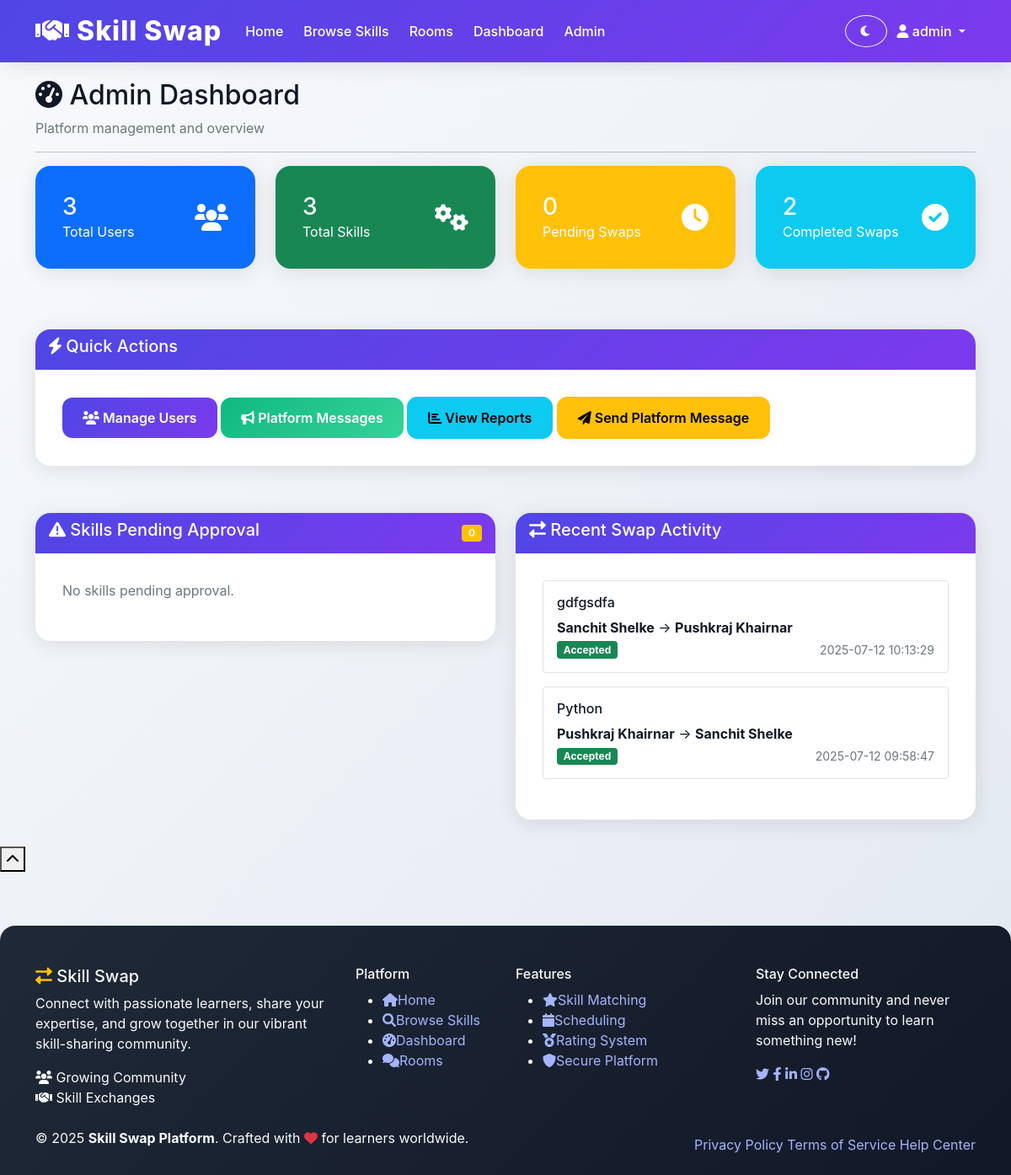
The page /admin (signed in) on the database its author committed.
### tables this page shows
CREATE TABLE swap_requests (
            id INTEGER PRIMARY KEY AUTOINCREMENT,
            requester_id INTEGER,
            provider_id INTEGER,
            offered_skill_id INTEGER,
            wanted_skill TEXT,
            message TEXT,
            status TEXT DEFAULT 'pending',
            created_at TIMESTAMP DEFAULT CURRENT_TIMESTAMP,
            updated_at TIMESTAMP DEFAULT CURRENT_TIMESTAMP,
            FOREIGN KEY (requester_id) REFERENCES users (id),
            FOREIGN KEY (provider_id) REFERENCES users (id),
            FOREIGN KEY (offered_skill_id) REFERENCES skills_offered (id)
        );

CREATE TABLE skills_offered (
            id INTEGER PRIMARY KEY AUTOINCREMENT,
            user_id INTEGER,
            skill_name TEXT NOT NULL,
            description TEXT,
            is_approved INTEGER DEFAULT 1,
            created_at TIMESTAMP DEFAULT CURRENT_TIMESTAMP,
            FOREIGN KEY (user_id) REFERENCES users (id)
        );

CREATE TABLE users (
            id INTEGER PRIMARY KEY AUTOINCREMENT,
            username TEXT UNIQUE NOT NULL,
            email TEXT UNIQUE NOT NULL,
            password_hash TEXT NOT NULL,
            name TEXT NOT NULL,
            location TEXT,
            profile_photo TEXT,
            is_public INTEGER DEFAULT 1,
            availability TEXT,
            is_admin INTEGER DEFAULT 0,
            is_banned INTEGER DEFAULT 0,
            created_at TIMESTAMP DEFAULT CURRENT_TIMESTAMP
        );

### app.py (the view)
@app.route('/admin')
def admin_dashboard():
    if 'user_id' not in session or not session.get('is_admin'):
        flash('Access denied!')
        return redirect(url_for('login'))
    conn = get_db_connection()
    stats = {
        'total_users': conn.execute('SELECT COUNT(*) as count FROM users WHERE is_admin = 0').fetchone()['count'],
        'total_skills': conn.execute('SELECT COUNT(*) as count FROM skills_offered').fetchone()['count'],
        'pending_swaps': conn.execute('SELECT COUNT(*) as count FROM swap_requests WHERE status = "pending"').fetchone()['count'],
        'completed_swaps': conn.execute('SELECT COUNT(*) as count FROM swap_requests WHERE status = "accepted"').fetchone()['count']
    }
    unapproved_skills = conn.execute('''
        SELECT so.*, u.name, u.username
        FROM skills_offered so
        JOIN users u ON so.user_id = u.id
        WHERE so.is_approved = 0
        ORDER BY so.created_at DESC
    ''').fetchall()
    recent_swaps = conn.execute('''
        SELECT sr.*, u1.name as requester_name, u2.name as provider_name, so.skill_name
        FROM swap_requests sr
        JOIN users u1 ON sr.requester_id = u1.id
        JOIN users u2 ON sr.provider_id = u2.id
        JOIN skills_offered so ON sr.offered_skill_id = so.id
        ORDER BY sr.created_at DESC
        LIMIT 10
    ''').fetchall()
    conn.close()
    return render_template('admin_dashboard.html', stats=stats,
                         unapproved_skills=unapproved_skills, recent_swaps=recent_swaps)

### app.py (called while the page is built)
def get_db_connection():
    conn = sqlite3.connect('skillswap.db')
    conn.row_factory = sqlite3.Row
    return conn

### templates/admin_dashboard.html (shortened to what this page needs)
{% extends "base.html" %}
{% block content %}
<div class="row">
    <div class="col-md-12">
        <h2><i class="fas fa-tachometer-alt"></i> Admin Dashboard</h2>
        <p class="text-muted">Platform management and overview</p>
        <hr>
    </div>
</div>
<div class="row mb-4">
    <div class="col-lg-3 col-md-6 mb-3">
        <div class="card bg-primary text-white">
            <div class="card-body">
                <div class="d-flex justify-content-between align-items-center">
                    <div>
                        <h3 class="mb-0">{{ stats.total_users }}</h3>
                        <p class="mb-0">Total Users</p>
                    </div>
                    <i class="fas fa-users fa-2x"></i>
                </div>
            </div>
        </div>
    </div>
    <div class="col-lg-3 col-md-6 mb-3">
        <div class="card bg-success text-white">
            <div class="card-body">
                <div class="d-flex justify-content-between align-items-center">
                    <div>
                        <h3 class="mb-0">{{ stats.total_skills }}</h3>
                        <p class="mb-0">Total Skills</p>
                    </div>
                    <i class="fas fa-cogs fa-2x"></i>
                </div>
            </div>
        </div>
    </div>
    <div class="col-lg-3 col-md-6 mb-3">
        <div class="card bg-warning text-white">
            <div class="card-body">
                <div class="d-flex justify-content-between align-items-center">
                    <div>
                        <h3 class="mb-0">{{ stats.pending_swaps }}</h3>
                        <p class="mb-0">Pending Swaps</p>
                    </div>
                    <i class="fas fa-clock fa-2x"></i>
                </div>
            </div>
        </div>
    </div>
    <div class="col-lg-3 col-md-6 mb-3">
        <div class="card bg-info text-white">
            <div class="card-body">
                <div class="d-flex justify-content-between align-items-center">
                    <div>
                        <h3 class="mb-0">{{ stats.completed_swaps }}</h3>
                        <p class="mb-0">Completed Swaps</p>
                    </div>
                    <i class="fas fa-check-circle fa-2x"></i>
                </div>
            </div>
        </div>
    </div>
</div>
<div class="row mb-4">
    <div class="col-md-12">
        <div class="card">
            <div class="card-header">
                <h5><i class="fas fa-bolt"></i> Quick Actions</h5>
            </div>
            <div class="card-body">
                <div class="d-grid gap-2 d-md-block">
                    <a href="{{ url_for('admin_users') }}" class="btn btn-primary">
                        <i class="fas fa-users"></i> Manage Users
                    </a>
                    <a href="{{ url_for('admin_messages') }}" class="btn btn-success">
                        <i class="fas fa-bullhorn"></i> Platform Messages
                    </a>
                    <a href="{{ url_for('admin_reports') }}" class="btn btn-info">
                        <i class="fas fa-chart-bar"></i> View Reports
                    </a>
                    <button class="btn btn-warning" data-bs-toggle="modal" data-bs-target="#sendMessageModal">
                        <i class="fas fa-paper-plane"></i> Send Platform Message
                    </button>
                </div>
            </div>
        </div>
    </div>
</div>
<div class="row">
    <div class="col-lg-6">
        <div class="card">
            <div class="card-header d-flex justify-content-between align-items-center">
                <h5><i class="fas fa-exclamation-triangle"></i> Skills Pending Approval</h5>
                <span class="badge bg-warning">{{ unapproved_skills|length }}</span>
            </div>
            <div class="card-body">
                {% if unapproved_skills %}
                    {% for skill in unapproved_skills %}
                        <div class="skill-item mb-3 p-3 border rounded">
                            <h6>{{ skill.skill_name }}</h6>
                            <p class="mb-2 text-muted">{{ skill.description or 'No description' }}</p>
                            <small class="text-muted d-block mb-2">
                                <i class="fas fa-user"></i> {{ skill.name }} (@{{ skill.username }})
                            </small>
                            <div class="btn-group btn-group-sm">
                                <a href="{{ url_for('admin_approve_skill', skill_id=skill.id, action='approve') }}"
                                   class="btn btn-success">
                                    <i class="fas fa-check"></i> Approve
                                </a>
                                <a href="{{ url_for('admin_approve_skill', skill_id=skill.id, action='reject') }}"
                                   class="btn btn-danger"
                                   onclick="return confirm('Are you sure you want to reject this skill?')">
                                    <i class="fas fa-times"></i> Reject
                                </a>
                            </div>
                        </div>
                    {% endfor %}
                {% else %}
                    <p class="text-muted">No skills pending approval.</p>
                {% endif %}
            </div>
        </div>
    </div>
    <div class="col-lg-6">
        <div class="card">
            <div class="card-header">
                <h5><i class="fas fa-exchange-alt"></i> Recent Swap Activity</h5>
            </div>
            <div class="card-body">
                {% if recent_swaps %}
                    {% for swap in recent_swaps %}
                        <div class="swap-item mb-3 p-3 border rounded">
                            <h6>{{ swap.skill_name }}</h6>
                            <p class="mb-1">
                                <strong>{{ swap.requester_name }}</strong> → <strong>{{ swap.provider_name }}</strong>
                            </p>
                            <div class="d-flex justify-content-between align-items-center">
                                <span class="badge bg-{{ 'warning' if swap.status == 'pending' else 'success' if swap.status == 'accepted' else 'danger' }}">
                                    {{ swap.status.title() }}
                                </span>
                                <small class="text-muted">{{ swap.created_at }}</small>
                            </div>
                        </div>
                    {% endfor %}
                {% else %}
                    <p class="text-muted">No recent swap activity.</p>
                {% endif %}
            </div>
        </div>
    </div>
</div>
{% endblock %}

### static/css/style.css (style rules this page uses)
:root, [data-theme="light"] { --primary: #4f46e5; --primary-light: #6366f1; --primary-dark: #3730a3; --secondary: #7c3aed; --success: #10b981; --warning: #f59e0b; --danger: #ef4444; --info: #06b6d4; --light: #f9fafb; --dark: #1f2937; --text-primary: #111827; --text-secondary: #6b7280; --border: #e5e7eb; --gradient-1: linear-gradient(135deg, #4f46e5 0%, #7c3aed 100%); --gradient-2: linear-gradient(135deg, #10b981 0%, #34d399 100%); --gradient-bg: linear-gradient(135deg, #f8fafc 0%, #e2e8f0 100%); --shadow: 0 4px 24px rgba(0,0,0,0.10); }
body { font-family: 'Inter', 'Segoe UI', Arial, sans-serif; background: var(--gradient-bg); color: var(--text-primary); min-height: 100vh; margin: 0; padding-top: 70px; }
.card { border: none; border-radius: 18px; box-shadow: var(--shadow); background: #fff; margin-bottom: 2rem; overflow: hidden; }
.card-header { background: var(--gradient-1); color: #fff; font-weight: 600; border-bottom: none; border-radius: 18px 18px 0 0; }
.card-body { padding: 2rem; }
.btn { border-radius: 12px; font-weight: 600; padding: 0.75rem 1.5rem; transition: box-shadow 0.2s, background 0.2s, color 0.2s; box-shadow: 0 2px 8px rgba(79,70,229,0.08); }
.btn-primary { background: var(--gradient-1); color: #fff; border: none; }
.btn-success { background: var(--gradient-2); color: #fff; border: none; }

### rows shown on the page
swap_requests: skill_name "gdfgsdfa", requester_name "Sanchit Shelke", provider_name "Pushkraj Khairnar", status "Accepted", created_at "2025-07-12 10:13:29"
swap_requests: skill_name "Python", requester_name "Pushkraj Khairnar", provider_name "Sanchit Shelke", status "Accepted", created_at "2025-07-12 09:58:47"

### other values the page prints
{{ session.username }} "admin"
{{ stats.total_users }} "3"
{{ stats.total_skills }} "3"
{{ stats.pending_swaps }} "0"
{{ stats.completed_swaps }} "2"
{{ unapproved_skills|length }} "0"
